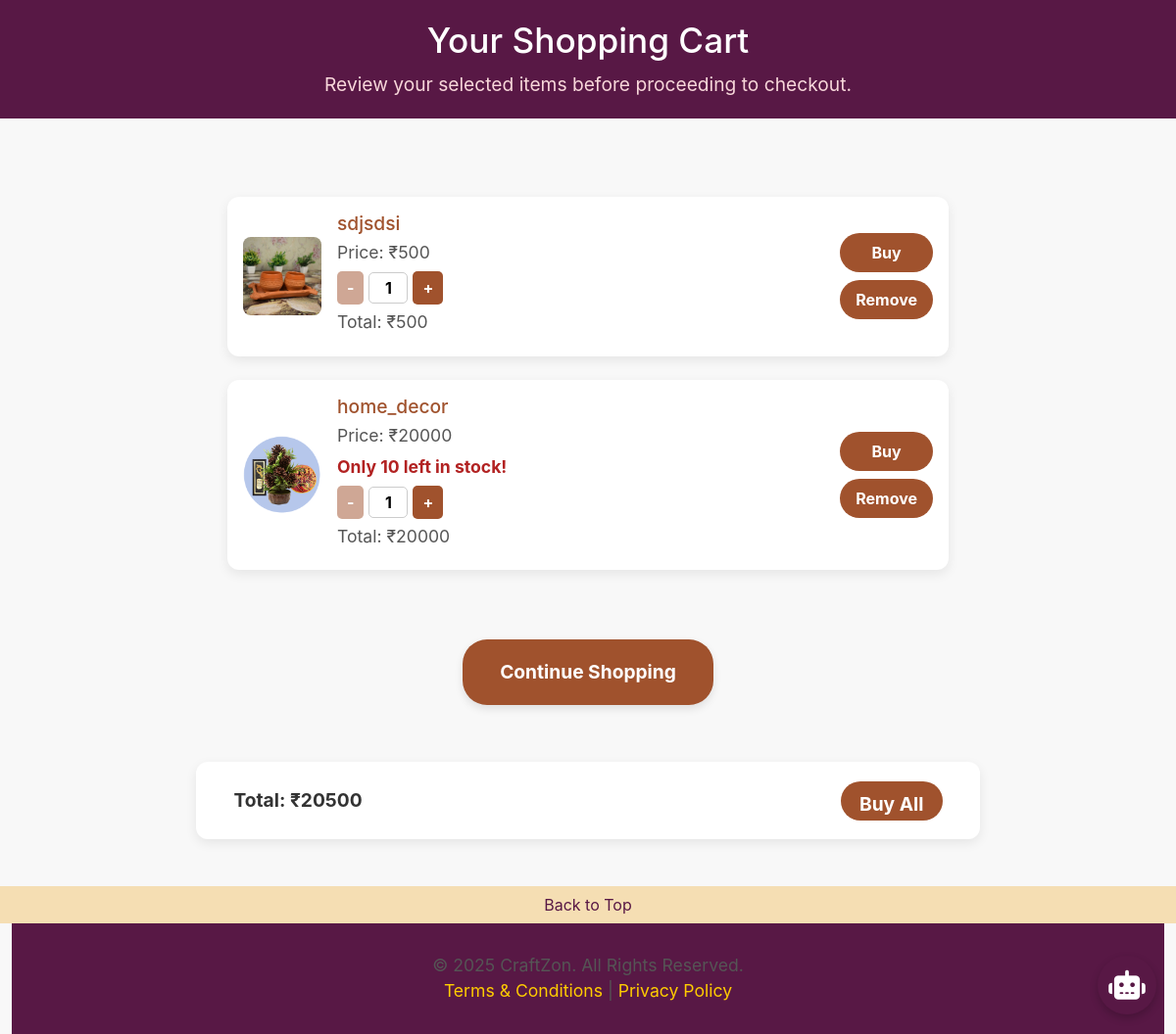
Screenshot of /user/cart.php (signed in) with the database file from the repository.
### tables this page shows
CREATE TABLE `user_cart` (
  `cart_id` int(11) NOT NULL,
  `user_id` int(11) NOT NULL,
  `product_id` int(11) NOT NULL,
  `quantity` int(11) DEFAULT 1,
  `added_at` timestamp NOT NULL DEFAULT current_timestamp()
);

CREATE TABLE `product_table` (
  `product_id` int(11) NOT NULL,
  `product_name` varchar(25) NOT NULL,
  `crafted_by` varchar(25) NOT NULL,
  `category` varchar(25) NOT NULL,
  `price` int(11) NOT NULL,
  `stock_quantity` int(11) NOT NULL,
  `stock_status` enum('in stock','out of stock') NOT NULL,
  `product_description` varchar(200) NOT NULL,
  `image` varchar(255) NOT NULL,
  `created_at` datetime NOT NULL DEFAULT current_timestamp(),
  `status` enum('active','suspend') NOT NULL
);

### user/cart.php (the view, shortened to what this page needs)
<?php
$con = mysqli_connect("localhost", "root", "", "craftzon");
$uid = $_SESSION['users_id'] ?? 0;
$sel = "SELECT * FROM user_cart WHERE user_id = $uid";
$res = mysqli_query($con, $sel);
?>
<!DOCTYPE html>
<html lang="en">
<head>
<link href="https://cdnjs.cloudflare.com/ajax/libs/bootstrap/5.3.2/css/bootstrap.min.css" rel="stylesheet">
<link href='https://cdnjs.cloudflare.com/ajax/libs/font-awesome/6.7.2/css/all.min.css' rel='stylesheet'>
</head>
<body id="top1">
<div class="header">
    <h1>Your Shopping Cart</h1>
	<p style="margin-top: 10px; font-size: 1.2rem; color: #f8d7da;">
        Review your selected items before proceeding to checkout.
    </p>
</div>
<br><br>
<?php
 if (mysqli_num_rows($res) > 0): ?>
    <div class="cart-list">
    <?php
    while ($row = mysqli_fetch_array($res)):
        $pid = $row['product_id'];
        $selpr = "SELECT * FROM product_table WHERE product_id = '$pid'";
        $respr = mysqli_query($con, $selpr);
        $rowp = mysqli_fetch_array($respr);
    ?>
        <div class="cart-card" data-cartid="<?= $row['cart_id'] ?>" data-price="<?= $rowp['price'] ?>" data-pid="<?= $pid ?>" data-stock="<?= $rowp['stock_quantity'] ?>">
            <img src="../<?= $rowp['image'] ?>" class="cart-image">
            <div class="cart-details">
                <h5><?= $rowp['product_name'] ?></h5>
                <p>Price: ₹<?= $rowp['price'] ?></p>
                <?php
 if ($rowp['stock_quantity'] <= 10): ?>
            <p style="color:#B22222; font-weight:bold;">Only <?= $rowp['stock_quantity'] ?> left in stock!</p>
            <?php
 endif; ?>
                <div class="quantity-selector">
                    <button type="button" class="qty-btn" onclick="changeQty(<?= $row['cart_id'] ?>, -1)">-</button>
                    <input type="text" id="qty-<?= $row['cart_id'] ?>" value="<?= $row['quantity'] ?>" readonly>
                    <button type="button" class="qty-btn" onclick="changeQty(<?= $row['cart_id'] ?>, 1)">+</button>
                </div>
                <p>Total: ₹<span id="total-<?= $row['cart_id'] ?>"><?= $rowp['price'] * $row['quantity'] ?></span></p>
            </div>
            <div class="cart-actions">
<input type="button" value="Buy"
       onclick="
           document.getElementById('qty_hidden_<?php
 echo $row['cart_id']; ?>').value =
               document.getElementById('qty-<?php
 echo $row['cart_id']; ?>').value;
           document.getElementById('buyForm_<?php
 echo $row['cart_id']; ?>').submit();
       ">
                <form method="post">
                    <input type="submit" name="remove" value="Remove">
                </form>
            </div>
        </div>
    <?php
 endwhile; ?>
    </div>
    <button class="continue-shopping-button" onclick="window.location.href='crafthome.php'">Continue Shopping</button>
    <div class="cart-summary">
        <span>Total: ₹<span id="cart-total">0</span></span>
        <button class="order-now-btn" onclick="window.location.href='orderform_all.php?uid=<?= $uid ?>'">Buy All</button>
    </div>
<?php
 endif; ?>
<div class="container-fluid text-center mt-4">
			<div class="row mt-4" style="background-color:#f5deb3;">
				<div class="col-12">
					<a href="#top1" class="btn btn-link" style="text-decoration:none;color:#581845;">Back to Top</a>
				</div>
			</div>
		<div class="footer">
    <p>&copy; 2025 CraftZon. All Rights Reserved.</p>
    <p><a href="condition.html">Terms & Conditions</a> | <a href="privacypolicy.html">Privacy Policy</a></p>
</div>
	</div>
<?php
 include 'chatbot.php'; ?>
</body>
</html>

### user/cart.php (style rules this page uses)
body { margin:0; padding:0; font-family: 'Inter', sans-serif; background-color:#F8F8F8; color:#333; font-size:16px; display:flex; flex-direction:column; align-items:center; min-height:100vh; }
.cart-list { display:flex; flex-direction:column; align-items:center; gap:1.5em; padding:2em; width:100%; max-width:800px; }
.cart-card { display:flex; justify-content:space-between; align-items:center; background-color:#fff; padding:1em; border-radius:12px; box-shadow:0 4px 12px rgba(0,0,0,0.08); width:100%; }
.cart-image { width:80px; height:80px; border-radius:8px; object-fit:cover; }
.cart-details { flex:1; margin-left:1em; }
.cart-details h5 { margin:0; color:#A0522D; font-size:1.2em; }
.cart-details p { margin:0.3em 0; color:#555; }
.cart-actions { display:flex; flex-direction:column; gap:0.5em; }
.cart-actions input[type="button"], .cart-actions input[type="submit"], .continue-shopping-button { background-color:#A0522D; color:#fff; border:none; padding:0.5em 1em; border-radius:25px; cursor:pointer; font-weight:bold; transition:background-color 0.3s ease; }
.continue-shopping-button { margin:2em auto; font-size:1.2em; padding:1em 2em; box-shadow:0 4px 8px rgba(0,0,0,0.1); display:inline-block; }
h1 { color:#A0522D; font-size:1.8em; margin:0; }
p { font-size:1.1em; color:#555; margin:0; }
.quantity-selector { display:flex; align-items:center; gap:5px; margin-top:5px; }
.qty-btn { background-color:#A0522D; color:#fff; border:none; padding:5px 10px; font-size:16px; border-radius:5px; cursor:pointer; font-weight:bold; transition:background-color 0.3s ease; }
.quantity-selector input[type="text"] { width:40px; text-align:center; font-size:16px; font-weight:bold; border:1px solid #ccc; border-radius:5px; padding:3px 0; }
.cart-summary { margin-top:20px; background-color:#fff; padding:1em 2em; border-radius:12px; box-shadow:0 4px 12px rgba(0,0,0,0.08); width:90%; max-width:800px; display:flex; justify-content:space-between; align-items:center; font-size:1.2em; font-weight:bold; }
.order-now-btn { background-color: #A0522D; color: #fff; border: none; padding:0.5em 1em; height:40px; border-radius:25px; cursor:pointer; font-weight:bold; transition: background-color 0.3s ease; }
.header { background-color:#581845; color:#fff; padding: 20px 0; width:100%; text-align: center; }
.header h1 { color:white; margin: 0; font-size: 2.2rem; }
.header p { margin: 5px 0 0 0; font-size: 1rem; }
.footer { background-color: #581845; color: #fff; padding: 30px 20px; text-align: center; width:100%; }
.footer a { color: #ffcc00; text-decoration: none; }
a { text-decoration:none; color:white; }

### rows the page displays
user_cart: product.image (picture), product.product_name "sdjsdsi", product.price "500", quantity "1", $rowp['price']*$row['quantity'] "500"
user_cart: product.image (picture), product.product_name "home_decor", product.price "20000", product.stock_quantity "10", quantity "1", $rowp['price']*$row['quantity'] "20000"
